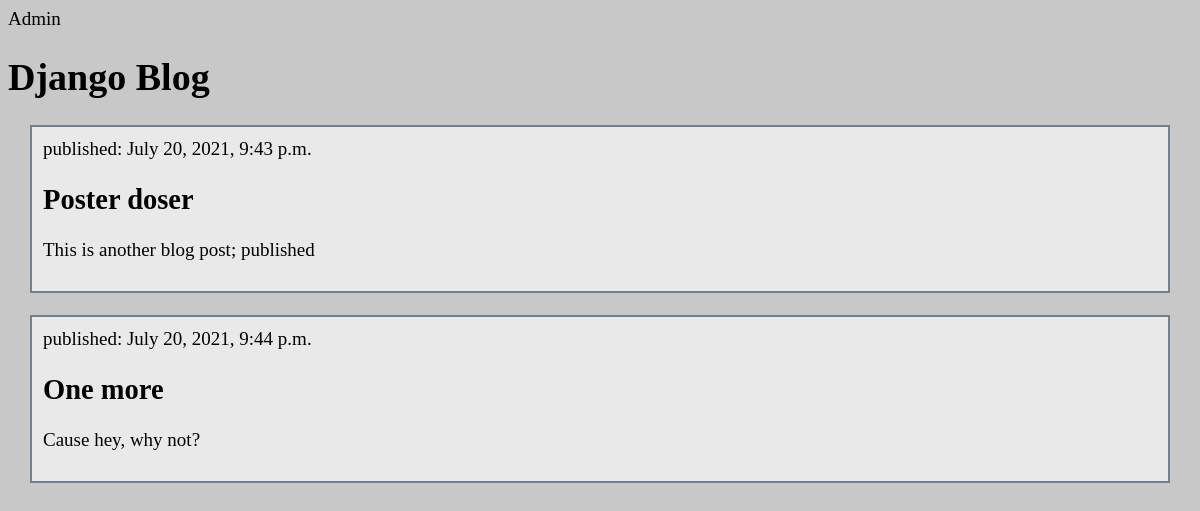
The app's page /, older data.
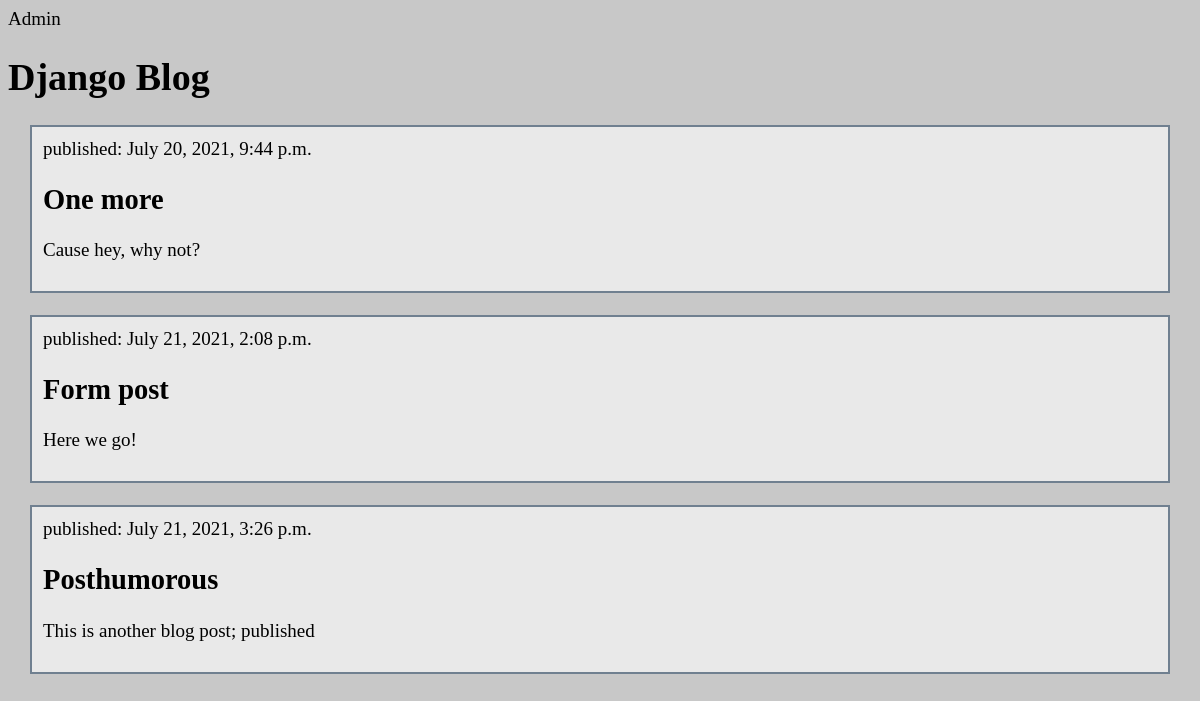
The same page, newer data.
### blog/models.py (models this page shows, shortened)
class Post(models.Model):
    author = models.ForeignKey(
        settings.AUTH_USER_MODEL, on_delete=models.CASCADE)
    title = models.CharField(max_length=200)
    text = models.TextField()
    created_date = models.DateTimeField(default=timezone.now)
    published_date = models.DateTimeField(blank=True, null=True)

### blog/views.py (the view)
# urls.py: path('', views.post_list, name='post_list'),
def post_list(request):
    posts = Post.objects.filter(published_date__lte=timezone.now()
                                ).order_by('published_date')
    return render(request, 'blog/post_list.html', {'posts': posts})

### blog/templates/blog/post_list.html
{% extends 'blog/base.html' %}
{% block content %}
  {% for post in posts %}
    <article style="border: 2px solid slategray; margin: 22px; padding: 11px; background: rgba(255,255,255,0.6);">
      <time>published: {{ post.published_date }}</time>
      <h2><a href="{% url 'post_detail' pk=post.pk %}">{{ post.title }}</a></h2>
      <p>{{ post.text|linebreaksbr }}</p>
    </article>
  {% endfor %}
{% endblock %}

### blog/templates/blog/base.html (shortened to what this page needs)
{% load static %}
<!DOCTYPE html>
<html>
<head>
  <link rel="stylesheet" href="{% static 'css/blog.css' %}">
</head>
<body>
  <header class="page-header">
    <div class="container">
      <nav>
        <a href="/admin" class="top-menu">Admin</a>
      </nav>
      <h1><a href="/">Django Blog</a></h1>
    </div>
  </header>
  <main>
    {% block content %}
    {% endblock %}
  </main>
</body>
</html>

### blog/static/css/blog.css (style rules this page uses)
:root { box-sizing: border-box; margin: 0; padding: 0; font-size: 20px; }
a { text-decoration: none; color: unset; }
body { background: rgb(200, 200, 200); font-size: 0.95rem; }
article { border: 2px solid slategray; margin: 22px; padding: 11px; background: rgba(255, 255, 255, 0.6); }

Row changes from the older to the newer data that the page shows:
shown differently, row unchanged: Post "One more": moves up the list
added Post: published_date "July 21, 2021, 2:08 p.m.", title "Form post", text "Here we go!"
changed Post "This is another blog post; published": published_date "July 20, 2021, 9:43 p.m." → "July 21, 2021, 3:26 p.m."; title "Poster doser" → "Posthumorous"
